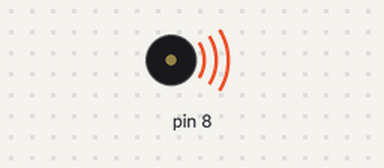
Bench run of a sketch on a simulated Arduino Uno, built with avr-gcc and run on an emulated ATmega328P. On the bench: buzzer (waves = sounding).

Above: at 0.1 s.
At 4.7 s:
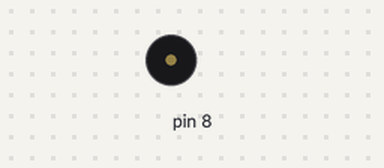
Timing chart, 0 to 5.2 s (numbered marks = the images above):
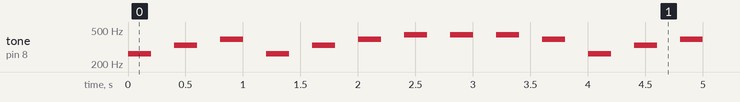

Measured:
- by itself, tone on pin 8: repeats every 4.0 s: silent 0.20 s, 330 Hz 0.20 s, silent 0.20 s, 392 Hz 0.20 s, silent 0.20 s, 262 Hz 0.20 s, silent 0.20 s, 330 Hz 0.20 s, silent 0.20 s, 392 Hz 0.20 s, 3 × (silent 0.20 s, 440 Hz 0.20 s), silent 0.20 s, 392 Hz 0.20 s, silent 0.20 s, 262 Hz 0.20 s

The sketch:

14.PiezoBuzzer.ino
```cpp
void setup() {
}

void loop() {
  tone(8, 262, 200); delay(400); // C
  tone(8, 330, 200); delay(400); // E
  tone(8, 392, 200); delay(400); // G
  tone(8, 262, 200); delay(400); // C
  tone(8, 330, 200); delay(400); // E
  tone(8, 392, 200); delay(400); // G
  tone(8, 440, 200); delay(400); // A
  tone(8, 440, 200); delay(400); // A
  tone(8, 440, 200); delay(400); // A
  tone(8, 392, 200); delay(400); // G
}
```
